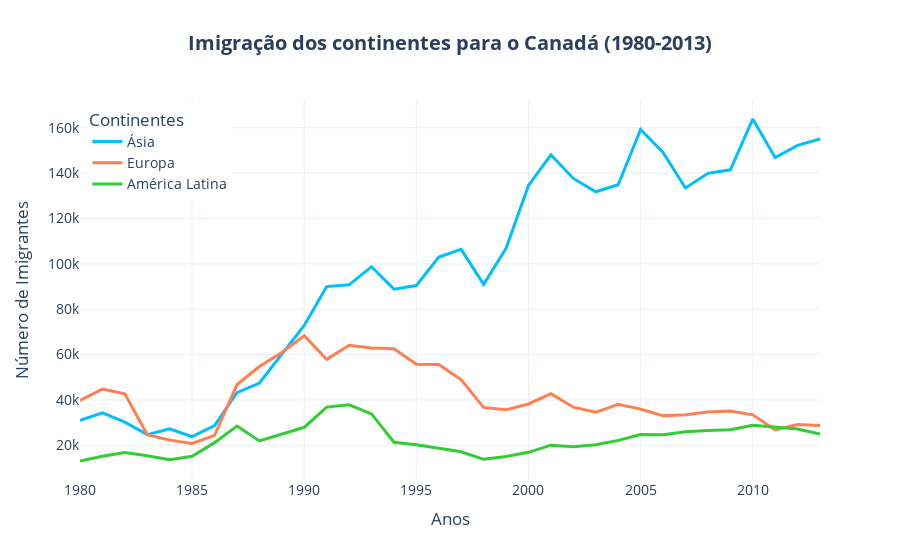

Source (notebook cell):
### Code cell
# Criando a figura
fig = go.Figure()

# Adicionando a linha da Ásia
fig.add_trace(go.Scatter(
    x=asia.index, y=asia.values,
    mode='lines',
    name='Ásia',
    line=dict(color='#00BFFF', width=3),
    hovertemplate='<b>Ano:</b> %{x}<br><b>Imigrantes:</b> %{y:,}<extra></extra>'
))

# Adicionando a linha da Europa
fig.add_trace(go.Scatter(
    x=europa.index, y=europa.values,
    mode='lines',
    name='Europa',
    line=dict(color='#FF7F50', width=3),
    hovertemplate='<b>Ano:</b> %{x}<br><b>Imigrantes:</b> %{y:,}<extra></extra>'
))

# Adicionando a linha da América Latina
fig.add_trace(go.Scatter(
    x=america_latina.index, y=america_latina.values,
    mode='lines',
    name='América Latina',
    line=dict(color='#32CD32', width=3),
    hovertemplate='<b>Ano:</b> %{x}<br><b>Imigrantes:</b> %{y:,}<extra></extra>'
))

# Personalizando o Layout (Estética e Interatividade)
fig.update_layout(
    title='<b>Imigração dos continentes para o Canadá (1980-2013)</b>',
    title_x=0.5, # Centraliza o título
    xaxis_title='Anos',
    yaxis_title='Número de Imigrantes',
    template='plotly_white',
    legend=dict(title='Continentes', yanchor="top", y=0.99, xanchor="left", x=0.01),
    hovermode='x unified',
    font=dict(size=14)
)

# Ajustando o intervalo do eixo X para aparecer de 5 em 5 anos
fig.update_xaxes(dtick=5)

fig.show()

### Figure 1 — Plotly figure (JSON) as saved in the notebook; plotly's stock layout.template omitted (floating-point values rounded to 4 significant figures)
{"data": [{"hovertemplate": "<b>Ano:</b> %{x}<br><b>Imigrantes:</b> %{y:,}<extra></extra>", "line": {"color": "#00BFFF", "width": 3}, "mode": "lines", "name": "Ásia", "x": ["1980", "1981", "1982", "1983", "1984", "1985", "1986", "1987", "1988", "1989", "1990", "1991", "1992", "1993", "1994", "1995", "1996", "1997", "1998", "1999", "2000", "2001", "2002", "2003", "2004", "2005", "2006", "2007", "2008", "2009", "2010", "2011", "2012", "2013"], "y": [31025, 34314, 30214, 24696, 27274, 23850, 28739, 43203, 47454, 60256, 72829, 89964, 90752, 98737, 88852, 90424, 103030, 106383, 90929, 106844, 134544, 148083, 137653, 131769, 134850, 159253, 149054, 133459, 139894, 141434, 163845, 146894, 152218, 155075], "type": "scatter"}, {"hovertemplate": "<b>Ano:</b> %{x}<br><b>Imigrantes:</b> %{y:,}<extra></extra>", "line": {"color": "#FF7F50", "width": 3}, "mode": "lines", "name": "Europa", "x": ["1980", "1981", "1982", "1983", "1984", "1985", "1986", "1987", "1988", "1989", "1990", "1991", "1992", "1993", "1994", "1995", "1996", "1997", "1998", "1999", "2000", "2001", "2002", "2003", "2004", "2005", "2006", "2007", "2008", "2009", "2010", "2011", "2012", "2013"], "y": [39760, 44802, 42720, 24638, 22287, 20844, 24370, 46698, 54726, 60893, 68301, 57938, 64123, 62937, 62531, 55764, 55642, 48841, 36719, 35639, 38215, 42779, 36798, 34556, 38082, 35955, 33053, 33495, 34692, 35078, 33425, 26778, 29177, 28691], "type": "scatter"}, {"hovertemplate": "<b>Ano:</b> %{x}<br><b>Imigrantes:</b> %{y:,}<extra></extra>", "line": {"color": "#32CD32", "width": 3}, "mode": "lines", "name": "América Latina", "x": ["1980", "1981", "1982", "1983", "1984", "1985", "1986", "1987", "1988", "1989", "1990", "1991", "1992", "1993", "1994", "1995", "1996", "1997", "1998", "1999", "2000", "2001", "2002", "2003", "2004", "2005", "2006", "2007", "2008", "2009", "2010", "2011", "2012", "2013"], "y": [13081, 15215, 16769, 15427, 13678, 15171, 21179, 28471, 21924, 25060, 27942, 36827, 37853, 33840, 21341, 20262, 18645, 17174, 13830, 15088, 16898, 20067, 19317, 20263, 22181, 24747, 24676, 26011, 26547, 26867, 28818, 27856, 27173, 24950], "type": "scatter"}], "layout": {"title": {"text": "<b>Imigração dos continentes para o Canadá (1980-2013)</b>", "x": 0.5}, "legend": {"title": {"text": "Continentes"}, "yanchor": "top", "y": 0.99, "xanchor": "left", "x": 0.01}, "font": {"size": 14}, "xaxis": {"title": {"text": "Anos"}, "dtick": 5}, "yaxis": {"title": {"text": "Número de Imigrantes"}}, "hovermode": "x unified"}}
